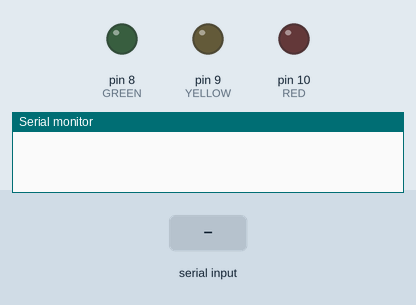
The sketch below on a simulated Arduino Uno, built with avr-gcc and run on an emulated ATmega328P. On the bench: output pins drawn as LEDs (lit = HIGH), the last lines printed to the serial monitor. The inputs (shaded band) are chosen by the test bench.

Above: at 1.2 s.
1.3 s: "red\n" received over Serial
At 2.2 s:
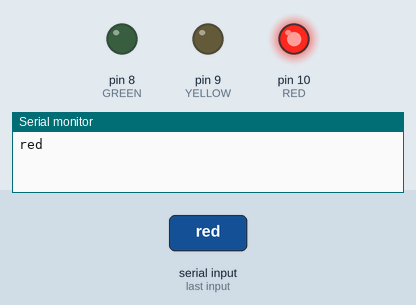
3.0 s: "green\n" received over Serial
At 3.8 s:
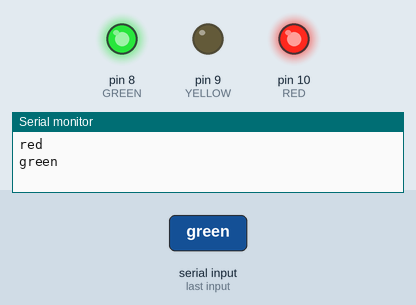
5.0 s: "yellow\n" received over Serial
At 6.5 s:
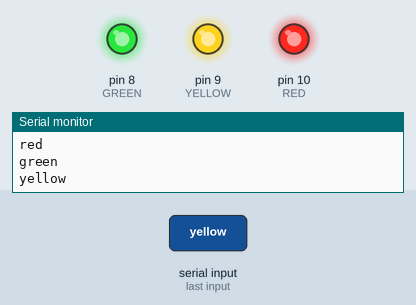
Timing chart, 0 to 8.0 s (numbered marks = the images above; inputs shaded):
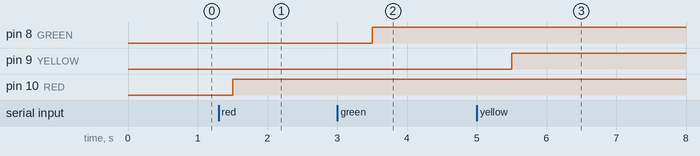

The sketch:

lab5_2_controlador_strings.ino
```cpp
// Placa que recebe comandos (sequencia de caracteres) do monitor serial
// do tinkercad para habilitar e desabilitar diferentes LEDS atraves
// do protocolo de comunicação serial UART. Basta digitar uma string
// no monitor serial do tinkercad e clicar em enviar para usar.
char caractere;
String buffer = "";
// Numeracao dos pinos utilizados para cada LED
#define RED 10
#define YELLOW 9
#define GREEN 8

void setup()
{
  // Inicio da comunicacao serial utilizando 9600 bits/s
  Serial.begin(9600);

  // Definicao dos pinos
  pinMode(RED,OUTPUT);
  pinMode(YELLOW,OUTPUT);
  pinMode(GREEN,OUTPUT);

  digitalWrite(RED, LOW);
  digitalWrite(YELLOW, LOW);
  digitalWrite(GREEN, LOW);
}

void loop()
{
  // Caso algo tenha sido recebido no serial
  if(Serial.available() > 0){
    // Leitura do que foi escrito no serial
    buffer = "";

    // Le caractere por caractere do serial e cria uma string
    while(Serial.available() > 0){
      caractere = Serial.read();
      if(caractere !='\n'){
        buffer.concat(caractere);
      }
    }

	// Transformando a string em minusculo
    buffer.toLowerCase();

    // Se a string for red, toggle no LED vermelho
    if(buffer == "red"){
      digitalWrite(RED,!digitalRead(RED));
    }
    // Se a string for green, toggle no LED verde
    else if(buffer == "green"){
      digitalWrite(GREEN,!digitalRead(GREEN));
    }
    // Se a string for yellow, toggle no LED amarelo
    else if(buffer == "yellow"){
      digitalWrite(YELLOW,!digitalRead(YELLOW));
    }
    // Caso contrario, impprime que o comando é invalido
    else{
      Serial.println("Comando Invalido:" );
    }

    Serial.println(buffer);
  }
  delay(500);
}
```

Measured:
- after the input at 1.3 s, pin 10 (RED): LOW → HIGH after 0.20 s
- after the input at 3.0 s, pin 8 (GREEN): LOW → HIGH after 0.50 s
- after the input at 5.0 s, pin 9 (YELLOW): LOW → HIGH after 0.50 s
